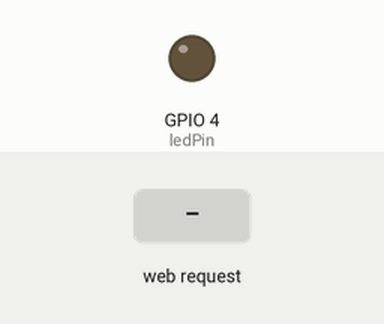
Bench run of a sketch on a simulated ESP32. Parts: output pins drawn as LEDs (lit = HIGH). Inputs (shaded band) come from the test bench. WiFi joins after 1.5 s; servers stay silent unless stated; what the sketch prints to the serial monitor is not drawn.

Above: at 2.7 s.
2.8 s: HTTP request GET /on received
At 4.0 s:
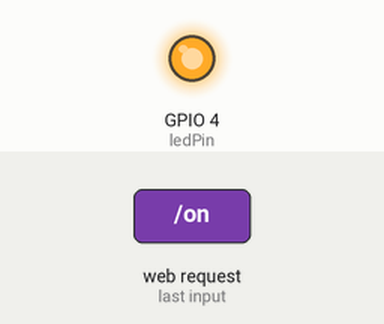
4.3 s: HTTP request GET /off received
At 5.2 s:
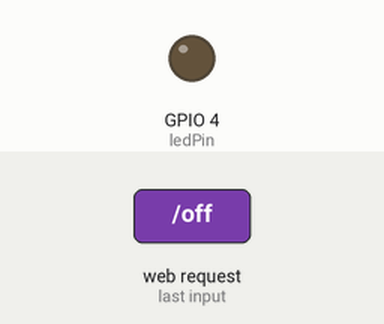
Timing chart, 0 to 7.3 s (numbered marks = the images above; inputs shaded):
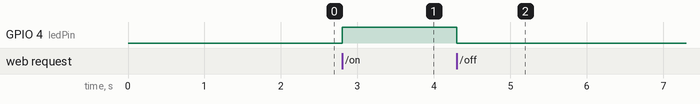

Measured:
- after the input at 2.8 s, GPIO 4 (ledPin): LOW → HIGH at once
- after the input at 4.3 s, GPIO 4 (ledPin): HIGH → LOW at once

The sketch:

exemplo_webserver02_ledHighLow.ino
```cpp
#include <WiFi.h>        // Biblioteca para gerenciar a conexão Wi-Fi
#include <WebServer.h>    // Biblioteca para criar o servidor web

// Defina o nome da rede Wi-Fi (SSID) e a senha (PASSWORD)
const char* ssid = "SUA_REDE";
const char* password = "SUA_SENHA";

// Cria uma instância do servidor web na porta 80
WebServer server(80);

// Defina o pino do LED
const int ledPin = 4;
bool ledState = LOW;  // Estado inicial do LED (desligado)

// Função que será chamada quando acessar a rota "/"
void handleRoot() {
  // Cria a página HTML com dois botões para controlar o LED
  String html = "<h1>Controle do LED</h1><p>LED ";
  html += (ledState) ? "Ligado" : "Desligado";
  html += "</p><p><a href=\"/on\"><button>Ligar</button></a></p>";
  html += "<p><a href=\"/off\"><button>Desligar</button></a></p>";

  server.send(200, "text/html", html);
}

// Função que liga o LED
void handleLedOn() {
  ledState = HIGH;  // Atualiza o estado do LED
  digitalWrite(ledPin, ledState);  // Liga o LED
  server.sendHeader("Location", "/");  // Redireciona para a página principal
  server.send(303);  // Código 303 para redirecionamento
}

// Função que desliga o LED
void handleLedOff() {
  ledState = LOW;  // Atualiza o estado do LED
  digitalWrite(ledPin, ledState);  // Desliga o LED
  server.sendHeader("Location", "/");  // Redireciona para a página principal
  server.send(303);  // Código 303 para redirecionamento
}

void setup() {
  // Inicializa a comunicação serial
  Serial.begin(115200);

  // Configura o pino do LED como saída
  pinMode(ledPin, OUTPUT);
  digitalWrite(ledPin, ledState);  // Garante que o LED comece desligado

  // Conecta-se à rede Wi-Fi
  WiFi.begin(ssid, password);
  Serial.println("Conectando ao Wi-Fi...");

  while (WiFi.status() != WL_CONNECTED) {
    delay(500);
    Serial.print(".");
  }

  Serial.println("");
  Serial.println("Conectado ao Wi-Fi");
  Serial.print("Endereço IP: ");
  Serial.println(WiFi.localIP());

  // Define as rotas do servidor web
  server.on("/", handleRoot);      // Página principal
  server.on("/on", handleLedOn);   // Rota para ligar o LED
  server.on("/off", handleLedOff); // Rota para desligar o LED

  // Inicia o servidor
  server.begin();
  Serial.println("Servidor iniciado");
}

void loop() {
  // Mantém o servidor rodando
  server.handleClient();
}
```
